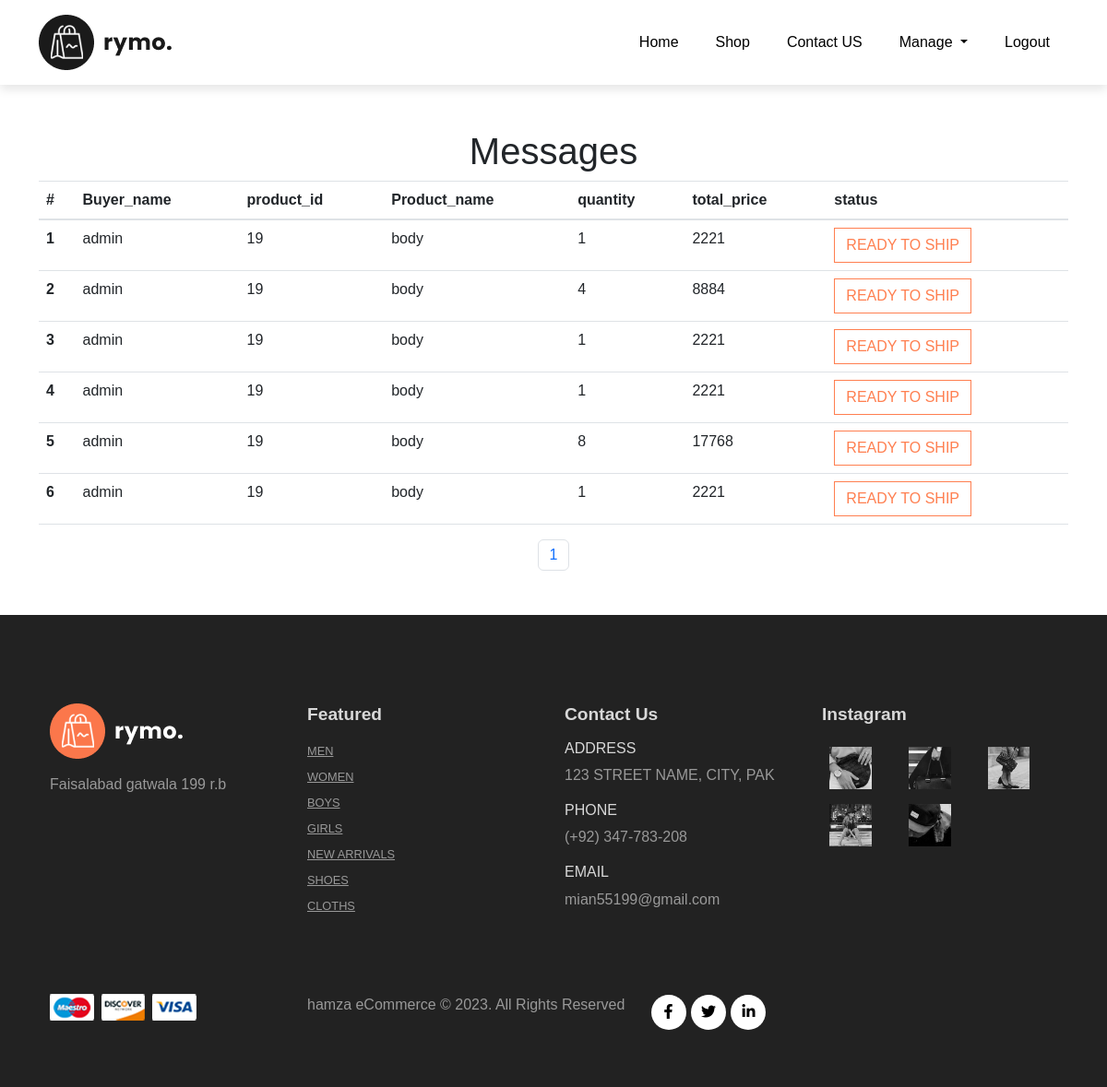
The app's page /orders (signed in) with its own data.
### home/models.py (models this page shows)
class Buyer_info(models.Model):
    Buyer_name = models.CharField(max_length=100)
    product_id = models.IntegerField()
    Product_name = models.CharField(max_length=200)
    quantity = models.IntegerField()
    total_price = models.IntegerField()
    time = models.DateTimeField(default=datetime.datetime.now() , editable=False)
    status = models.CharField(max_length=100, default="Ready To Ship")

### home/views.py (the view)
# urls.py: path('orders', views.orders, name='orders'),
def orders(request):
    if request.user.is_authenticated:
        con = Buyer_info.objects.all()
        paginator = Paginator(con, 10)
        page_number = request.GET.get('page')
        page_obj = paginator.get_page(page_number)
        nums = 'a' * page_obj.paginator.num_pages
        return render(request, 'orders.html', {'page_obj': page_obj,'nums': nums})
    else:
        messages.info(request, 'Please login first')
        return redirect('login')

### home/templates/orders.html (shortened to what this page needs)
{% extends 'home.html'%}
{% load static %}
{% block bootstrap %}
<link href="https://cdn.jsdelivr.net/npm/bootstrap@5.2.0/dist/css/bootstrap.min.css" rel="stylesheet">
{% endblock bootstrap %}
{% block content %}
<div class="container">
    <div class="row mt-5 justify-content-between ">
        <div class="container">
            <div class="row">
                <h1 class="h1 text-center">Messages</h1>
            </div>
        </div>
    </div>
  <div >
    <table class="table">
        <thead>
          <tr>
            <th scope="col">#</th>
            <th scope="col">Buyer_name</th>
            <th scope="col">product_id</th>
            <th scope="col">Product_name</th>
            <th scope="col">quantity</th>
            <th scope="col">total_price</th>
            <th>status</th>
          </tr>
        </thead>
        <tbody>
          {% for user in page_obj %}
          <tr>
            <th scope="row">{{ user.id }}</th>
            <td>{{ user.Buyer_name }} </td>
            <td>{{ user.product_id }}</td>
            <td>{{ user.Product_name }}</td>
            <td>{{ user.quantity }}</td>
            <td>{{ user.total_price }}</td>
            <td>
              <a href="#"><button class="btn action_btn">{{ user.status }}</button></a>
            </td>
          </tr>
          {% endfor %}
        </tbody>
      </table>
  </div>
</div>
<nav aria-label="Page navigation example">
  <ul class="pagination justify-content-center">
    {% for i in page_obj.paginator.page_range %}
    {% if i > page_obj.number|add:'-2' and i < page_obj.number|add:'2' %}
    <li class="page-item">
      <a class="page-link" href="?page={{ i }}">{{ i }}</a>
    </li>
    {% endif %}
    {% endfor %}
  </ul>
</nav>
{% endblock content %}

### home/templates/home.html (shortened to what this page needs)
{% load static %}
<!DOCTYPE html>
<html lang="en">
    <head>
        <link rel="stylesheet" href="https://stackpath.bootstrapcdn.com/bootstrap/4.1.3/css/bootstrap.min.css"
>
      {% block bootstrap %}
      {% endblock bootstrap %}
         <link rel="stylesheet" href="https://site-assets.fontawesome.com/releases/v6.0.0/css/all.css">
        <link rel="stylesheet" href="https://pro.fontawesome.com/releases/v5.10.0/css/all.css" />
        <link rel="stylesheet" href="{% static 'style.css' %}">
    </head>
    <body>
         <nav class="navbar navbar-expand-lg navbar-light bg-white py-3 sticky-top">
            <div class="container">
            <img src="{% static 'img/logo1.png' %}" alt="1">
            <div class="collapse navbar-collapse" id="navbarSupportedContent">
              <ul class="navbar-nav ml-auto">
                <li class="nav-item">
                  <a class="nav-link " href="/">Home</a>
                </li>
                <li class="nav-item">
                    <a class="nav-link" href="/shop">Shop</a>
                  </li>
                  <li class="nav-item">
                    <a class="nav-link" href="/contact">Contact US</a>
                  </li>
                  {% if user.is_authenticated and user.is_staff and user.is_superuser %}
              <li class="nav-item dropdown">
                <a class="nav-link dropdown-toggle " href="#" id="navbarDropdown" role="button" data-bs-toggle="dropdown" aria-expanded="false">
                  Manage
                </a>
              </li>
              {% elif user.is_authenticated and user.is_staff and not user.is_superuser %}
              <li class="nav-item">
                <a class="nav-link active" aria-current="page" href="/manage_products">Manage Products</a>
              </li>
              {% endif %}
                  {% if user.is_authenticated %}
                  <li class="nav-item">
                    <a class="nav-link" href="/logout">Logout</a>
                  </li>
                  {% else %}
                  <li class="nav-item">
                    <a class="nav-link" href="/login">Login</a>
                  </li>
                  {% endif %}
            </div>
            </div>
          </nav>
          {% block content %}{% endblock content %}
          <footer class="mt-5 py-5">
            <div class="row container mx-auto pt-5">
              <div class="footer-one col-lg-3 col-md-6 col-12">
                <img src="{% static 'img/logo2.png' %}" alt="">
                <p class="pt-3"> Faisalabad gatwala 199 r.b</p>
                </div>
                <div class="footer-one col-lg-3 col-md-6 col-12 mb-3">
                  <h5 class="pb-2">Featured</h5>
                  <ul class="text-uppercase list-unstyled">
                    <li><a href="#">men</a></li>
                    <li><a href="#">women</a></li>
                    <li><a href="#">boys</a></li>
                    <li><a href="#">girls</a></li>
                    <li><a href="#">new arrivals</a></li>
                    <li><a href="#">shoes</a></li>
                    <li><a href="#">cloths</a></li>
                  </ul>
              </div>
              <div class="footer-one col-lg-3 col-md-6 col-12 mb-3">
                <h5 class="pb-2">Contact Us</h5>
               <div>
                <h6 class="text-uppercase">Address</h6>
                <p>123 STREET NAME, CITY, PAK</p>
               </div>
               <div>
                <h6 class="text-uppercase">Phone</h6>
                <p>(+92) 347-783-208</p>
               </div>
              <div>
               <h6 class="text-uppercase">Email</h6>
                <p>mian55199@gmail.com</p>
              </div>
            </div>
            <div class="footer-one col-lg-3 col-md-6 col-12">
              <h5 class="pb-2">Instagram</h5>
            <div class="row">
              <img class="img-fluid w-25 h-100 m-2" src="{% static 'img/insta/1.jpg' %}" alt="">
              <img class="img-fluid w-25 h-100 m-2" src="{% static 'img/insta/2.jpg' %}" alt="">
              <img class="img-fluid w-25 h-100 m-2" src="{% static 'img/insta/3.jpg' %}" alt="">
              <img class="img-fluid w-25 h-100 m-2" src="{% static 'img/insta/4.jpg' %}" alt="">
              <img class="img-fluid w-25 h-100 m-2" src="{% static 'img/insta/5.jpg' %}" alt="">
            </div>
          </div>
        </div>
        <div class="copyright mt-5">
          <div class="row container mx-auto">
            <div class="col-lg-3 col-md-6 col-12 mb-4">
              <img src="{% static 'img/payment.png' %}" alt="">
            </div>
            <div class="col-lg-4 col-md-6 col-12 text-nowrap mb-2">
              <p>hamza eCommerce © 2023. All Rights Reserved </p>
            </div>
            <div class="col-lg-4 col-md-6 col-12">
              <a href="#"><i class="fab fa-facebook-f"></i></a>
              <a href="#"><i class="fab fa-twitter"></i></a>
              <a href="#"><i class="fab fa-linkedin-in"></i></a>
            </div>
          </div>
        </div>
          </footer>
    </body>
</html>

### home/static/style.css (style rules this page uses)
* { margin: 0; padding: 0; box-sizing: border-box; }
html { scroll-behavior: smooth; }
body { font-family: "Poppins", sans-serif; }
h1 { font-size: 2.5rem; font-weight: 700; }
h5 { font-size: 1rem; font-weight: 400; color: #1d1d1d; }
h6 { color: #d8d8d8; }
button { font-size: 0.8rem; font-weight: 700; outline: none; border: none; background-color: #1d1d1d; color: aliceblue; padding: 13px 30px; text-transform: uppercase; transition: 0.3s ease; }
.navbar { font-size: 16px; top: 0; left: 0; box-shadow: 0 5px 10px rgba(0, 0, 0, 0.1); }
.navbar-light .navbar-nav .nav-link { padding: 0 20px; color: black; transition: 0.3 eases; }
footer { background-color: #222222; }
footer h5 { color: #D8D8D8; font-weight: 700; font-size: 1.2rem; }
footer li { padding-bottom: 4px; }
footer li a { font-size: 0.8rem; color: #999; }
footer p { color: #999; font-size: 0,8rem; }
footer .copyright a { color: #000; width: 38px; height: 38px; background-color: #fff; display: inline-block; text-align: center; line-height: 38px; border-radius: 50%; transition: 0.3s ease; margin: 0.5px; }
.action_btn { border: 1px solid coral; border-radius: 0%; color: coral; }

### records on screen
Buyer_info: id "1", Buyer_name "admin", product_id "19", Product_name "body", quantity "1", total_price "2221", status "READY TO SHIP"
Buyer_info: id "2", Buyer_name "admin", product_id "19", Product_name "body", quantity "4", total_price "8884", status "READY TO SHIP"
Buyer_info: id "3", Buyer_name "admin", product_id "19", Product_name "body", quantity "1", total_price "2221", status "READY TO SHIP"
Buyer_info: id "4", Buyer_name "admin", product_id "19", Product_name "body", quantity "1", total_price "2221", status "READY TO SHIP"
Buyer_info: id "5", Buyer_name "admin", product_id "19", Product_name "body", quantity "8", total_price "17768", status "READY TO SHIP"
Buyer_info: id "6", Buyer_name "admin", product_id "19", Product_name "body", quantity "1", total_price "2221", status "READY TO SHIP"

### other values on screen
{{ i }} "1"
